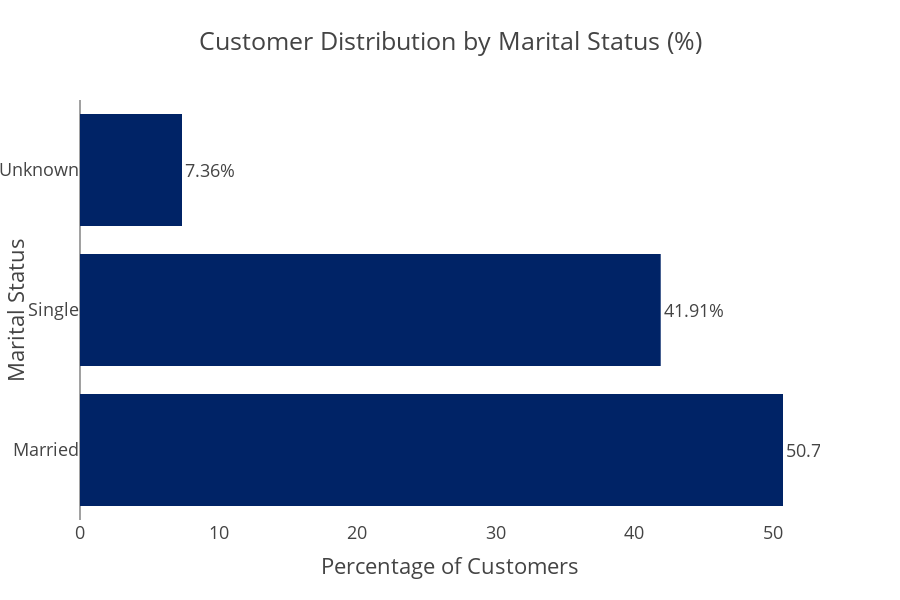

The notebook cell this image was saved under:
### Code cell
fig = px.bar(
    marital_status_df,
    y='Marital_Status',
    x='percentage',
    orientation='h',
    title='Customer Distribution by Marital Status (%)',
    color_discrete_sequence=['#002366'],
    text = 'percentage',
    height=600,
    width=900
)

fig.update_layout(
    template = "presentation",
    xaxis_title="Percentage of Customers",
    yaxis_title="Marital Status",
    legend_title_text=None,
    paper_bgcolor="rgba(0, 0, 0, 0)",
    plot_bgcolor="rgba(0, 0, 0, 0)",
    xaxis=dict(showgrid=False),
    yaxis=dict(showgrid=False)
)

fig.update_traces(
    texttemplate="%{text:.2f}%",
    textposition="outside",
    marker_line_width=0
)

fig.write_image(os.path.join(results_dir, 'Customers_by_Marital_Status.jpg'))
fig.write_image(os.path.join(results_dir, 'Customers_by_Marital_Status.png'))
fig.write_html(os.path.join(results_dir, 'Customers_by_Marital_Status.html'))

fig.show()

### Figure 1 — Plotly figure (JSON) as saved in the notebook; plotly's stock layout.template omitted (floating-point values rounded to 4 significant figures)
{"data": [{"hovertemplate": "percentage=%{text}<br>Marital_Status=%{y}<extra></extra>", "legendgroup": "", "marker": {"color": "#002366", "line": {"width": 0}, "pattern": {"shape": ""}}, "name": "", "orientation": "h", "showlegend": false, "text": [50.73, 41.91, 7.361], "textposition": "outside", "texttemplate": "%{text:.2f}%", "type": "bar", "x": [50.73, 41.91, 7.361], "xaxis": "x", "y": ["Married", "Single", "Unknown"], "yaxis": "y"}], "layout": {"barmode": "relative", "height": 600, "legend": {"tracegroupgap": 0}, "paper_bgcolor": "rgba(0, 0, 0, 0)", "plot_bgcolor": "rgba(0, 0, 0, 0)", "title": {"text": "Customer Distribution by Marital Status (%)"}, "width": 900, "xaxis": {"anchor": "y", "autorange": true, "domain": [0, 1], "range": [0, 53.4], "showgrid": false, "title": {"text": "Percentage of Customers"}, "type": "linear"}, "yaxis": {"anchor": "x", "autorange": true, "domain": [0, 1], "range": [-0.5, 2.5], "showgrid": false, "title": {"text": "Marital Status"}, "type": "category"}}}
